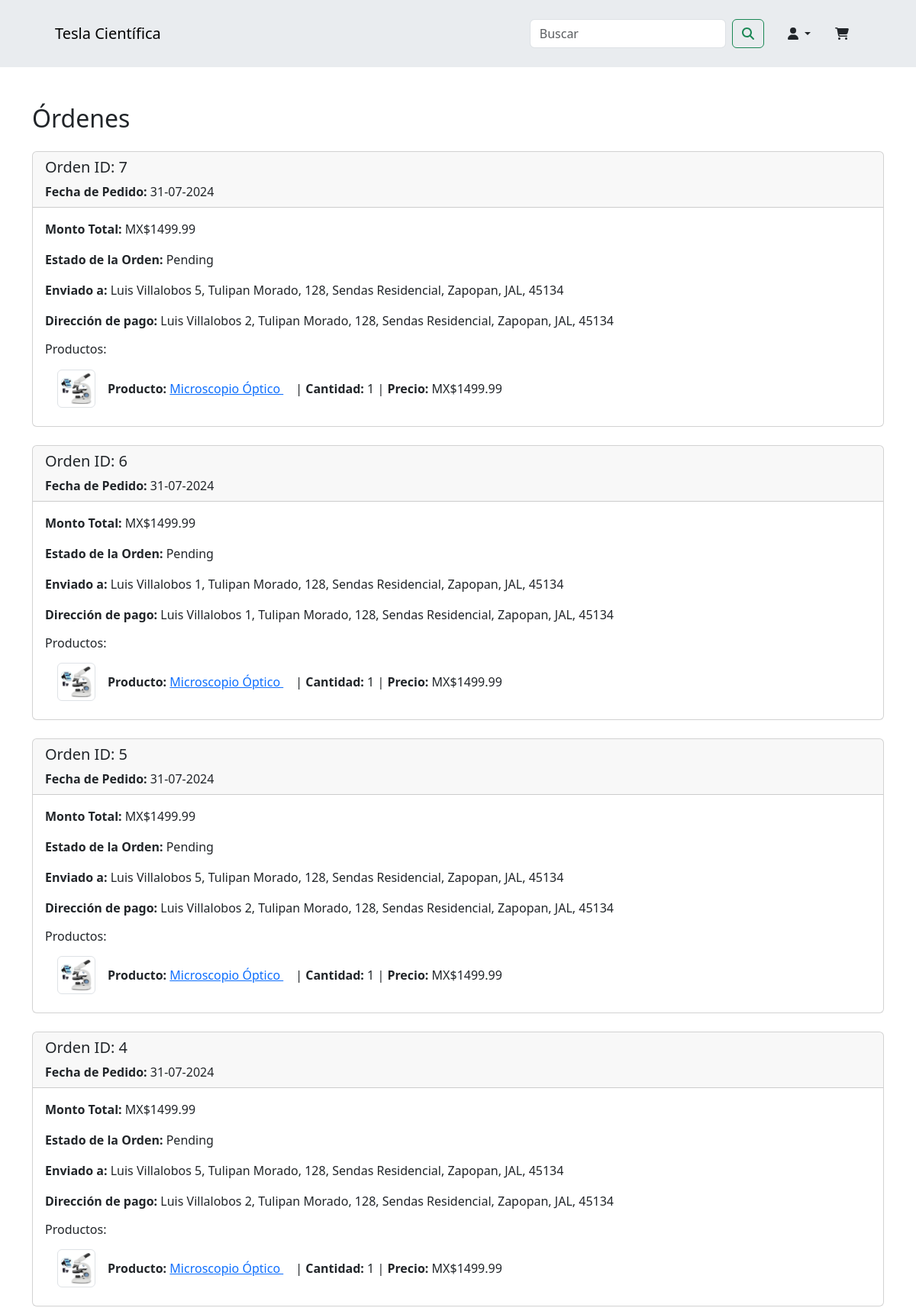
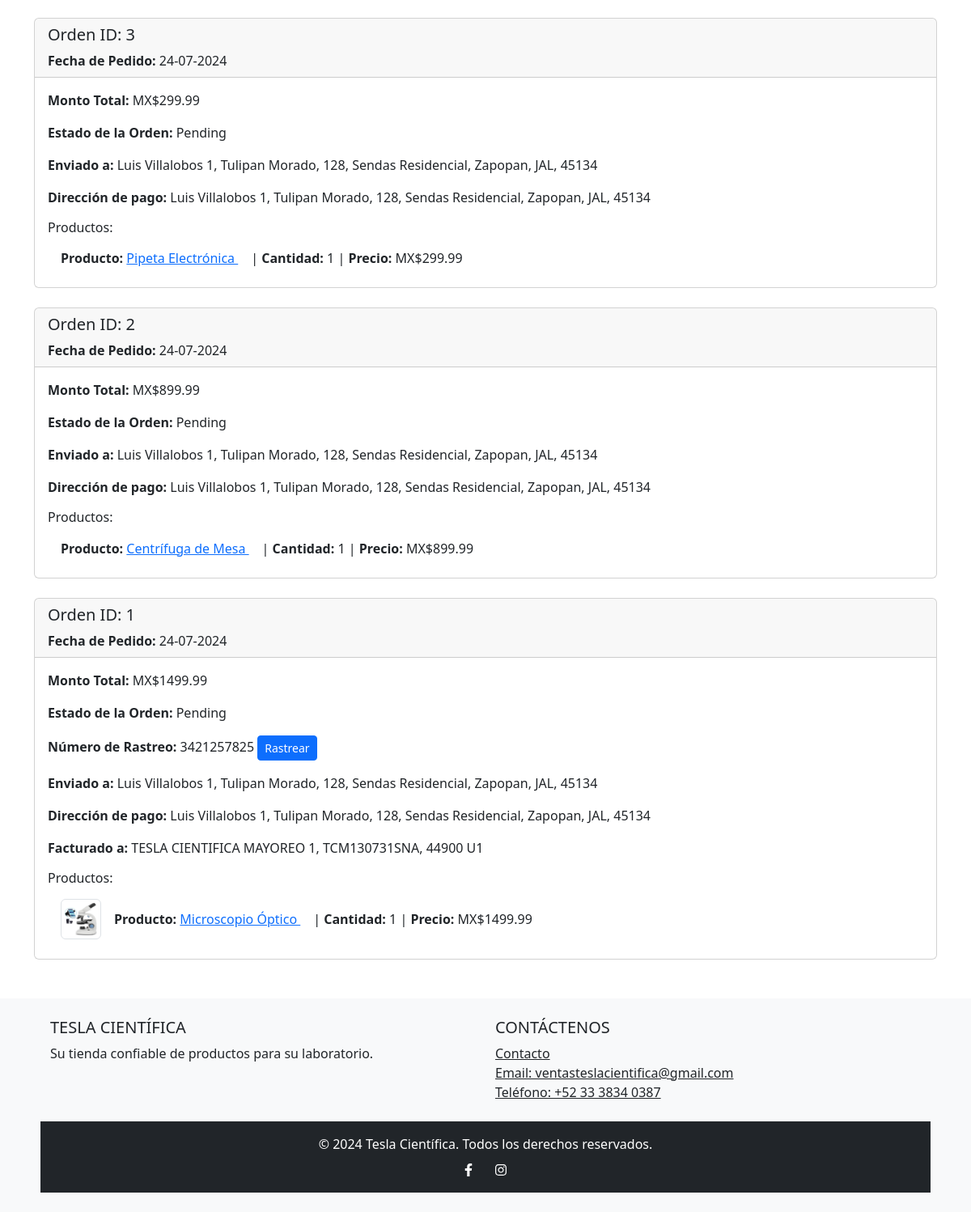
The app's page /orders (signed in) with its own data (2 pictures, top to bottom).
### app/models.py (models this page shows, shortened)
class Order(db.Model):
    id = db.Column(db.Integer, primary_key=True)
    client_id = db.Column(db.Integer, db.ForeignKey("client.id"), nullable=False)
    tracking_number = db.Column(db.String(50), nullable=True)
    date_ordered = db.Column(db.DateTime, nullable=False, default=datetime.utcnow)
    total_amount = db.Column(db.Float, nullable=False)
    status = db.Column(db.String(50), nullable=False, default="Pending")
    billing_id = db.Column(db.Integer, db.ForeignKey("billing.id"), nullable=True)
    shipping_address_id = db.Column(
        db.Integer, db.ForeignKey("shipping_address.id"), nullable=False
    )
    payment_address_id = db.Column(
        db.Integer, db.ForeignKey("payment_address.id"), nullable=False
    )
    forma_de_pago = db.Column(db.String(100), nullable=False)
    metodo_de_pago = db.Column(db.String(100), nullable=False)
    billing = db.relationship("Billing", backref="orders")
    shipping_address = db.relationship("ShippingAddress", backref="orders")
    payment_address = db.relationship("PaymentAddress", backref="orders")
    order_items = db.relationship("OrderItem", backref="order", lazy=True)

class ShippingAddress(db.Model):
    id = db.Column(db.Integer, primary_key=True)
    client_id = db.Column(db.Integer, db.ForeignKey("client.id"), nullable=False)
    nombre = db.Column(db.String(100), nullable=False)
    apellidos = db.Column(db.String(100), nullable=False)
    celular = db.Column(db.String(10), nullable=False)
    empresa = db.Column(db.String(100))
    calle = db.Column(db.String(100), nullable=False)
    numero = db.Column(db.String(10), nullable=False)
    num_int = db.Column(db.String(10))
    referencias = db.Column(db.String(255))
    colonia = db.Column(db.String(100), nullable=False)
    cp = db.Column(db.String(5), nullable=False)
    ciudad = db.Column(db.String(100), nullable=False)
    estado = db.Column(db.String(100), nullable=False)
    is_deleted = db.Column(db.Boolean, default=False, server_default="0")

class PaymentAddress(db.Model):
    id = db.Column(db.Integer, primary_key=True)
    client_id = db.Column(db.Integer, db.ForeignKey("client.id"), nullable=False)
    nombre = db.Column(db.String(100), nullable=False)
    apellidos = db.Column(db.String(100), nullable=False)
    calle = db.Column(db.String(100), nullable=False)
    numero = db.Column(db.String(10), nullable=False)
    num_int = db.Column(db.String(10))
    referencias = db.Column(db.String(255))
    colonia = db.Column(db.String(100), nullable=False)
    cp = db.Column(db.String(5), nullable=False)
    ciudad = db.Column(db.String(100), nullable=False)
    estado = db.Column(db.String(100), nullable=False)
    is_deleted = db.Column(db.Boolean, default=False, server_default="0")

class OrderItem(db.Model):
    id = db.Column(db.Integer, primary_key=True)
    order_id = db.Column(db.Integer, db.ForeignKey("order.id"), nullable=False)
    product_id = db.Column(db.Integer, db.ForeignKey("product.id"), nullable=False)
    quantity = db.Column(db.Integer, nullable=False)
    price = db.Column(db.Float, nullable=False)
    product = db.relationship("Product", backref="order_items")

class Product(db.Model):
    id = db.Column(db.Integer, primary_key=True)
    name = db.Column(db.String(100), nullable=False)
    internal_sku = db.Column(db.String(50), unique=True, nullable=False)
    brand_sku = db.Column(db.String(50), default="N/A", server_default="N/A")
    price = db.Column(db.Float, nullable=False)
    brand = db.Column(db.String(50), default="N/A", server_default="N/A")
    description = db.Column(db.Text, default="N/A", server_default="N/A")
    units = db.Column(db.String(10), default="N/A", server_default="N/A")
    category = db.Column(db.String(50), default="N/A", server_default="N/A")
    units_in_stock = db.Column(db.Integer, default=0, server_default="0")
    old_price = db.Column(db.Float, nullable=True)
    is_featured = db.Column(db.Boolean, default=False, server_default="0")
    date_added = db.Column(
        db.DateTime, default=datetime.now, server_default=text("CURRENT_TIMESTAMP")
    )
    img_src = db.Column(db.String(255), nullable=True)
    images = db.relationship("ProductImage", backref="product", lazy=True)

class Billing(db.Model):
    id = db.Column(db.Integer, primary_key=True)
    client_id = db.Column(db.Integer, db.ForeignKey("client.id"), nullable=False)
    rfc = db.Column(db.String(13), nullable=False)
    razon_social = db.Column(db.String(100), nullable=False)
    regimen_fiscal = db.Column(db.String(100), nullable=False)
    uso_cfdi = db.Column(db.String(100), nullable=False)
    cp = db.Column(db.String(5), nullable=False)
    is_deleted = db.Column(db.Boolean, default=False, server_default="0")

### app/routes.py (the view)
@main.route("/orders")
@login_required
def orders():
    user = current_user
    orders = (
        Order.query.filter_by(client_id=user.id)
        .order_by(Order.date_ordered.desc())
        .options(joinedload(Order.order_items).joinedload(OrderItem.product))
        .all()
    )
    return render_template("orders.html", orders=orders)

### app/models.py (called while the page is built)
@login_manager.user_loader
def load_user(user_id):
    return Client.query.get(int(user_id))

### app/templates/orders.html
{% include "header.html" %} {% block content %}
<div class="container mt-5">
  <h2 class="mt-3">Órdenes</h2>
  <div class="row mt-4">
    {% for order in orders %}
    <div class="col-md-12 mb-4">
      <div class="card">
        <div class="card-header">
          <h5 class="card-title">Orden ID: {{ order.id }}</h5>
          <p class="card-text">
            <strong>Fecha de Pedido:</strong> {{
            order.date_ordered.strftime('%d-%m-%Y') }}
          </p>
        </div>
        <div class="card-body">
          <p><strong>Monto Total:</strong> MX${{ order.total_amount }}</p>
          <p><strong>Estado de la Orden:</strong> {{ order.status }}</p>
          {% if order.tracking_number %}
          <p>
            <strong>Número de Rastreo:</strong> {{ order.tracking_number }}
            <a
              href="https://mydhl.express.dhl/mx/es/tracking.html#/results?id={{ order.tracking_number }}"
              target="_blank"
              class="btn btn-primary btn-sm"
              >Rastrear</a
            >
          </p>
          {% endif %}
          <p>
            <strong>Enviado a:</strong> {{ order.shipping_address.nombre }} {{
            order.shipping_address.apellidos }}, {{ order.shipping_address.calle
            }}, {{ order.shipping_address.numero }}, {{
            order.shipping_address.colonia }}, {{ order.shipping_address.ciudad
            }}, {{ order.shipping_address.estado }}, {{
            order.shipping_address.cp }}
          </p>
          <p>
            <strong>Dirección de pago:</strong> {{ order.payment_address.nombre
            }} {{ order.payment_address.apellidos }}, {{
            order.payment_address.calle }}, {{ order.payment_address.numero }},
            {{ order.payment_address.colonia }}, {{ order.payment_address.ciudad
            }}, {{ order.payment_address.estado }}, {{ order.payment_address.cp
            }}
          </p>
          {% if order.billing %}
          <p>
            <strong>Facturado a:</strong> {{ order.billing.razon_social }}, {{
            order.billing.rfc }}, {{ order.billing.cp }} {{
            order.billing.uso_cfdi }}
          </p>
          {% endif %}
          <h6>Productos:</h6>
          <ul class="list-group list-group-flush">
            {% for item in order.order_items %}
            <li class="list-group-item d-flex align-items-center">
              {% if item.product.img_src %}
              <img
                src="{{ url_for('static', filename='img/' ~ item.product.img_src) }}"
                alt="{{ item.product.name }}"
                class="img-thumbnail me-3"
                style="width: 50px; height: 50px"
              />
              {% endif %}
              <div>
                <strong>Producto:</strong>
                <a
                  href="{{ url_for('main.product', id=item.product.id) }}"
                  class="me-3"
                >
                  {{ item.product.name }}
                </a>
                | <strong>Cantidad:</strong> {{ item.quantity }} |
                <strong>Precio:</strong> MX${{ item.price }}
              </div>
            </li>
            {% endfor %}
          </ul>
        </div>
      </div>
    </div>
    {% endfor %}
  </div>
</div>
{% endblock %} {% include "footer.html" %}

### app/templates/header.html (shortened to what this page needs)
<!DOCTYPE html>
<html lang="en">
  <head>
    {% block styles %}
    <link
      href="{{ url_for('static', filename='css/styles.css') }}"
      rel="stylesheet"
    />
    <link
      href="{{ url_for('static', filename='css/bootstrap.min.css') }}"
      rel="stylesheet"
    />
    {% endblock %}
  </head>
  <body>
    <nav class="navbar navbar-expand-lg navbar-light" id="mainNav">
      <div class="container">
        <a class="navbar-brand" href="/">Tesla Científica</a>
        <div class="collapse navbar-collapse" id="navbarResponsive">
          <form
            class="d-flex ms-auto navbar-form"
            action="{{ url_for('main.search') }}"
            method="GET"
          >
            <input
              class="form-control me-2"
              type="search"
              placeholder="Buscar"
              aria-label="Search"
              name="query"
            />
            <button class="btn btn-outline-success" type="submit">
              <i class="fas fa-search"></i>
            </button>
          </form>
          <div class="nav-item dropdown">
            <a
              class="nav-link px-lg-3 py-3 py-lg-4 dropdown-toggle"
              href="#"
              id="navbarDropdown"
              role="button"
              data-bs-toggle="dropdown"
              aria-expanded="false"
            >
              <i class="fas fa-user"></i>
            </a>
          </div>
        </div>
        <a
          class="nav-link px-lg-3 py-3 py-lg-4"
          href="{{ url_for('main.cart') }}"
        >
          <i class="fas fa-shopping-cart"></i>
        </a>
      </div>
    </nav>
  </body>
</html>

### app/templates/footer.html (shortened to what this page needs)
<footer class="bg-light text-center text-lg-start mt-4">
  <div class="container-fluid py-4">
    <div class="row justify-content-center mb-4">
      <div class="col-11">
        <div class="row">
          <div class="col-lg-6 col-md-12 mb-4 mb-md-0">
            <h5 class="text-uppercase">Tesla Científica</h5>
            <p>Su tienda confiable de productos para su laboratorio.</p>
          </div>
          <div class="col-lg-6 col-md-12 mb-4 mb-md-0">
            <h5 class="text-uppercase">Contáctenos</h5>
            <ul class="list-unstyled mb-0">
              <li><a href="#!" class="text-dark">Contacto</a></li>
              <li>
                <a
                  href="mailto:ventasteslacientifica@gmail.com"
                  class="text-dark"
                  >Email: ventasteslacientifica@gmail.com</a
                >
              </li>
              <li>
                <a href="tel:+523338340387" class="text-dark"
                  >Teléfono: +52 33 3834 0387</a
                >
              </li>
            </ul>
          </div>
        </div>
      </div>
    </div>
    <div class="row justify-content-center">
      <div class="col-11 text-center p-3 bg-dark text-white">
        &copy; 2024 Tesla Científica. Todos los derechos reservados.
        <div class="mt-2">
          <a
            href="https://www.facebook.com"
            class="text-white me-4"
            target="_blank"
            ><i class="fab fa-facebook-f"></i
          ></a>
          <a href="https://www.instagram.com" class="text-white" target="_blank"
            ><i class="fab fa-instagram"></i
          ></a>
        </div>
      </div>
    </div>
  </div>
</footer>

### app/static/css/styles.css (style rules this page uses)
.navbar { background-color: #e9ecef; }
.navbar .container { max-width: 90%; }
.navbar-form { margin-right: 15px; }
.btn-primary { background-color: #007bff; border-color: #007bff; color: white; }

### records on screen
Order: id "7", date_ordered "31-07-2024", total_amount "1499.99", status "Pending", shipping_address.nombre "Luis", shipping_address.apellidos "Villalobos 5", shipping_address.calle "Tulipan Morado", shipping_address.numero "128", shipping_address.colonia "Sendas Residencial", shipping_address.ciudad "Zapopan", shipping_address.estado "JAL", shipping_address.cp "45134", payment_address.nombre "Luis", payment_address.apellidos "Villalobos 2", payment_address.calle "Tulipan Morado", payment_address.numero "128", payment_address.colonia "Sendas Residencial", payment_address.ciudad "Zapopan", payment_address.estado "JAL", payment_address.cp "45134"
OrderItem: img_src (picture), product.name "Microscopio Óptico", quantity "1", price "1499.99"
Order: id "6", date_ordered "31-07-2024", total_amount "1499.99", status "Pending", shipping_address.nombre "Luis", shipping_address.apellidos "Villalobos 1", shipping_address.calle "Tulipan Morado", shipping_address.numero "128", shipping_address.colonia "Sendas Residencial", shipping_address.ciudad "Zapopan", shipping_address.estado "JAL", shipping_address.cp "45134", payment_address.nombre "Luis", payment_address.apellidos "Villalobos 1", payment_address.calle "Tulipan Morado", payment_address.numero "128", payment_address.colonia "Sendas Residencial", payment_address.ciudad "Zapopan", payment_address.estado "JAL", payment_address.cp "45134"
OrderItem: img_src (picture), product.name "Microscopio Óptico", quantity "1", price "1499.99"
Order: id "5", date_ordered "31-07-2024", total_amount "1499.99", status "Pending", shipping_address.nombre "Luis", shipping_address.apellidos "Villalobos 5", shipping_address.calle "Tulipan Morado", shipping_address.numero "128", shipping_address.colonia "Sendas Residencial", shipping_address.ciudad "Zapopan", shipping_address.estado "JAL", shipping_address.cp "45134", payment_address.nombre "Luis", payment_address.apellidos "Villalobos 2", payment_address.calle "Tulipan Morado", payment_address.numero "128", payment_address.colonia "Sendas Residencial", payment_address.ciudad "Zapopan", payment_address.estado "JAL", payment_address.cp "45134"
OrderItem: img_src (picture), product.name "Microscopio Óptico", quantity "1", price "1499.99"
Order: id "4", date_ordered "31-07-2024", total_amount "1499.99", status "Pending", shipping_address.nombre "Luis", shipping_address.apellidos "Villalobos 5", shipping_address.calle "Tulipan Morado", shipping_address.numero "128", shipping_address.colonia "Sendas Residencial", shipping_address.ciudad "Zapopan", shipping_address.estado "JAL", shipping_address.cp "45134", payment_address.nombre "Luis", payment_address.apellidos "Villalobos 2", payment_address.calle "Tulipan Morado", payment_address.numero "128", payment_address.colonia "Sendas Residencial", payment_address.ciudad "Zapopan", payment_address.estado "JAL", payment_address.cp "45134"
OrderItem: img_src (picture), product.name "Microscopio Óptico", quantity "1", price "1499.99"
Order: id "3", date_ordered "24-07-2024", total_amount "299.99", status "Pending", shipping_address.nombre "Luis", shipping_address.apellidos "Villalobos 1", shipping_address.calle "Tulipan Morado", shipping_address.numero "128", shipping_address.colonia "Sendas Residencial", shipping_address.ciudad "Zapopan", shipping_address.estado "JAL", shipping_address.cp "45134", payment_address.nombre "Luis", payment_address.apellidos "Villalobos 1", payment_address.calle "Tulipan Morado", payment_address.numero "128", payment_address.colonia "Sendas Residencial", payment_address.ciudad "Zapopan", payment_address.estado "JAL", payment_address.cp "45134"
OrderItem: product.name "Pipeta Electrónica", quantity "1", price "299.99"
Order: id "2", date_ordered "24-07-2024", total_amount "899.99", status "Pending", shipping_address.nombre "Luis", shipping_address.apellidos "Villalobos 1", shipping_address.calle "Tulipan Morado", shipping_address.numero "128", shipping_address.colonia "Sendas Residencial", shipping_address.ciudad "Zapopan", shipping_address.estado "JAL", shipping_address.cp "45134", payment_address.nombre "Luis", payment_address.apellidos "Villalobos 1", payment_address.calle "Tulipan Morado", payment_address.numero "128", payment_address.colonia "Sendas Residencial", payment_address.ciudad "Zapopan", payment_address.estado "JAL", payment_address.cp "45134"
OrderItem: product.name "Centrífuga de Mesa", quantity "1", price "899.99"
Order: id "1", date_ordered "24-07-2024", total_amount "1499.99", status "Pending", tracking_number "3421257825", shipping_address.nombre "Luis", shipping_address.apellidos "Villalobos 1", shipping_address.calle "Tulipan Morado", shipping_address.numero "128", shipping_address.colonia "Sendas Residencial", shipping_address.ciudad "Zapopan", shipping_address.estado "JAL", shipping_address.cp "45134", payment_address.nombre "Luis", payment_address.apellidos "Villalobos 1", payment_address.calle "Tulipan Morado", payment_address.numero "128", payment_address.colonia "Sendas Residencial", payment_address.ciudad "Zapopan", payment_address.estado "JAL", payment_address.cp "45134", billing.razon_social "TESLA CIENTIFICA MAYOREO 1", billing.rfc "TCM130731SNA", billing.cp "44900", billing.uso_cfdi "U1"
OrderItem: img_src (picture), product.name "Microscopio Óptico", quantity "1", price "1499.99"
